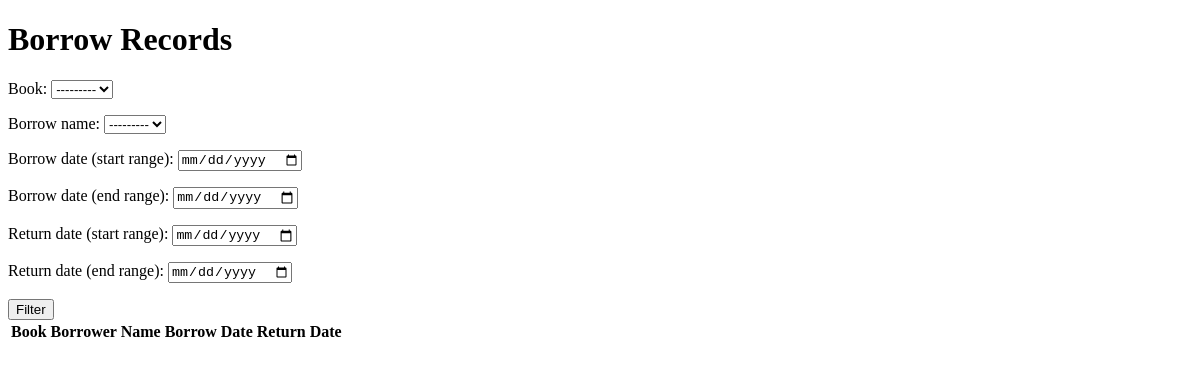
The app's page /books/borrow_records/ (signed in), older data.
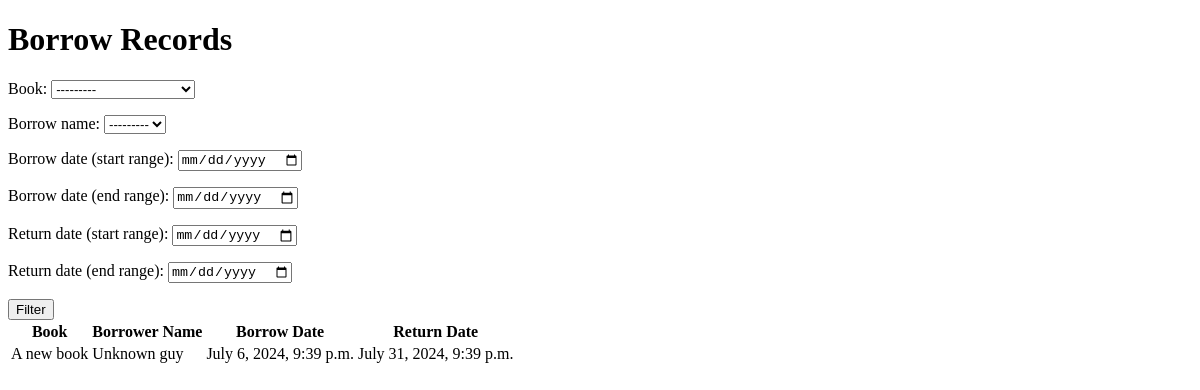
The same page, newer data.
### books/models.py (models this page shows, shortened)
class BorrowRecord(models.Model):
    book = models.ForeignKey(Book, on_delete=models.SET_NULL, null=True)
    borrower_name = models.CharField(max_length=100)
    borrow_date = models.DateTimeField(auto_now_add=True)
    return_date = models.DateTimeField(default=None, null=True)

class Book(models.Model):
    title = models.CharField(max_length=100)
    author = models.CharField(max_length=100)
    published_year = models.IntegerField(
        validators=[MinValueValidator(1900), MaxValueValidator(timezone.now().year)]
    )
    is_available = models.BooleanField(default=True)
    def __str__(self) -> str:
        return self.title

### books/views.py (the view)
# urls.py: path("borrow_records/", views.borrow_record_list, name="borrow_record_list"),
@login_required()
def borrow_record_list(request):
    form = BorrowRecordFilterForm(request.GET)
    if form.is_valid():
        borrow_records = form.apply_filter_on_model()
    context = {"form": form, "borrow_records": borrow_records}
    return render(request, "books/borrow_record_list.html", context)

### books/templates/books/borrow_record_list.html (shortened to what this page needs)
<!DOCTYPE html>
<html>
<head>
</head>
<body>
    <h1>Borrow Records</h1>
    <form method="get">
        {{ form.as_p }}
        <button type="submit">Filter</button>
    </form>
    <table>
        <thead>
            <tr>
                <th>Book</th>
                <th>Borrower Name</th>
                <th>Borrow Date</th>
                <th>Return Date</th>
            </tr>
        </thead>
        <tbody>
            {% for record in borrow_records %}
            <tr>
                <td>{{ record.book }}</td>
                <td>{{ record.borrower_name }}</td>
                <td>{{ record.borrow_date }}</td>
                <td>{{ record.return_date }}</td>
            </tr>
            {% endfor %}
        </tbody>
    </table>
</body>
</html>

Row changes from the older to the newer data that the page shows:
added BorrowRecord: book "A new book", borrower_name "Unknown guy", borrow_date "July 6, 2024, 9:39 p.m.", return_date "July 31, 2024, 9:39 p.m."
